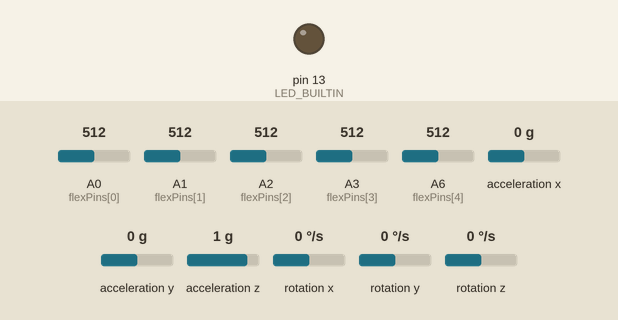
A sketch run on a simulated Arduino Nano, built with avr-gcc and run on an emulated ATmega328P. Parts: output pins drawn as LEDs (lit = HIGH). Dashed ring = blinking. The inputs (shaded band) are chosen by the test bench; at power-on: acceleration x 0 g, rotation x 0 °/s, A0 (flexPins[0]) = 512, rotation y 0 °/s, A1 (flexPins[1]) = 512, A2 (flexPins[2]) = 512, A3 (flexPins[3]) = 512, A6 (flexPins[4]) = 512, acceleration y 0 g, acceleration z 1 g, rotation z 0 °/s. What the sketch prints to the serial monitor is not drawn.

Above: at 0.1 s.
At 3.4 s:
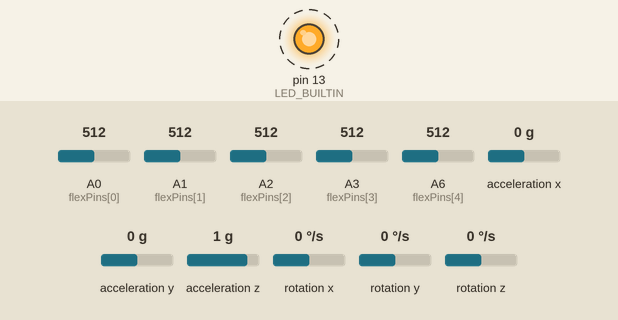
3.5 s: acceleration x set to -1.4 g
6.5 s: rotation x set to 192 °/s
9.5 s: A0 (flexPins[0]) set to 107
12.5 s: A0 (flexPins[0]) set to 88
14.0 s: rotation y set to 192 °/s
Timing chart, 0 to 64.5 s (numbered marks = the images above; inputs shaded):
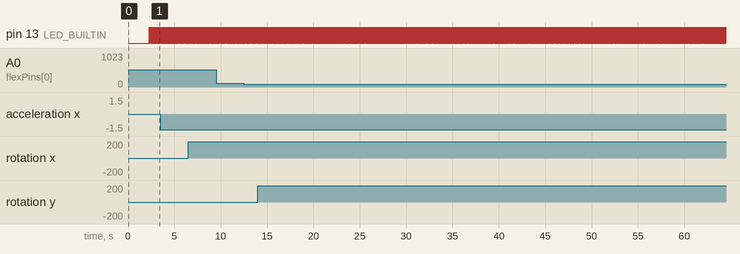

Measured:
- by itself, pin 13 (LED_BUILTIN): alternates HIGH for 0.02 s and LOW for 0.02 s

The sketch:

glove_code.ino
```cpp
#include "I2Cdev.h"
#include "MPU6050.h"
#include "MadgwickAHRS.h"
#include <Wire.h>

/* MPU6050 Setup */
MPU6050 mpu;
Madgwick filter;

int16_t ax, ay, az;
int16_t gx, gy, gz;

float pitch0, roll0, yaw0;
bool calibrated = false;
bool blinkState;

/* Flex Sensors Setup */
const int flexPins[5] = {A0, A1, A2, A3, A6};
int flexValues[5];

unsigned long lastUpdate = 0;
float deltat = 0.0f; // Time between updates

void setup() {
  Wire.begin();
  Serial.begin(38400); // Serial for TX to ESP32

  /* Setup MPU6050 */
  mpu.initialize();
  if (!mpu.testConnection()) {
    while (1); // Halt if no MPU6050
  }

  /* Setup Flex Sensor Pins */
  for (int i = 0; i < 5; i++) {
    pinMode(flexPins[i], INPUT);
  }

  pinMode(LED_BUILTIN, OUTPUT);

  delay(1000);

  /* Initialize Madgwick Filter */
  filter.begin(100); // Assuming 100Hz update rate

  /* Calibrate starting orientation */
  calibrateIMU();
}

void loop() {
  updateIMU();

  /* Read Flex Sensor Values */
  for (int i = 0; i < 5; i++) {
    flexValues[i] = analogRead(flexPins[i]);
  }

  /* Get orientation */
  float roll = filter.getRoll();
  float pitch = filter.getPitch();
  float yaw = filter.getYaw();

  /* Calculate relative orientation */
  float deltaRoll = roll - roll0;
  float deltaPitch = pitch - pitch0;
  float deltaYaw = yaw - yaw0;

  /* Send flex + orientation as comma-separated values */
  for (int i = 0; i < 5; i++) {
    Serial.print(flexValues[i]);
    Serial.print(",");
  }

  Serial.print(deltaRoll, 2); // 2 decimal points
  Serial.print(",");
  Serial.print(deltaPitch, 2);
  Serial.print(",");
  Serial.println(deltaYaw, 2); // Ends the line with \n

  blinkState = !blinkState;
  digitalWrite(LED_BUILTIN, blinkState);

  delay(10); // Faster update
}

/* ---- Helper Functions ---- */

void calibrateIMU() {
  float sumPitch = 0, sumRoll = 0, sumYaw = 0;
  int samples = 50;

  for (int i = 0; i < samples; i++) {
    updateIMU();
    sumRoll += filter.getRoll();
    sumPitch += filter.getPitch();
    sumYaw += filter.getYaw();
    delay(20);
  }

  roll0 = sumRoll / samples;
  pitch0 = sumPitch / samples;
  yaw0 = sumYaw / samples;
}

void updateIMU() {
  unsigned long now = micros();
  deltat = (now - lastUpdate) / 1000000.0f;
  lastUpdate = now;

  mpu.getMotion6(&ax, &ay, &az, &gx, &gy, &gz);

  // Convert raw gyro to deg/s
  float gxD = gx / 131.0;
  float gyD = gy / 131.0;
  float gzD = gz / 131.0;

  // Convert raw accel to g
  float axG = ax / 16384.0;
  float ayG = ay / 16384.0;
  float azG = az / 16384.0;

  // Update Madgwick filter
  filter.updateIMU(gxD, gyD, gzD, axG, ayG, azG);
}
```
